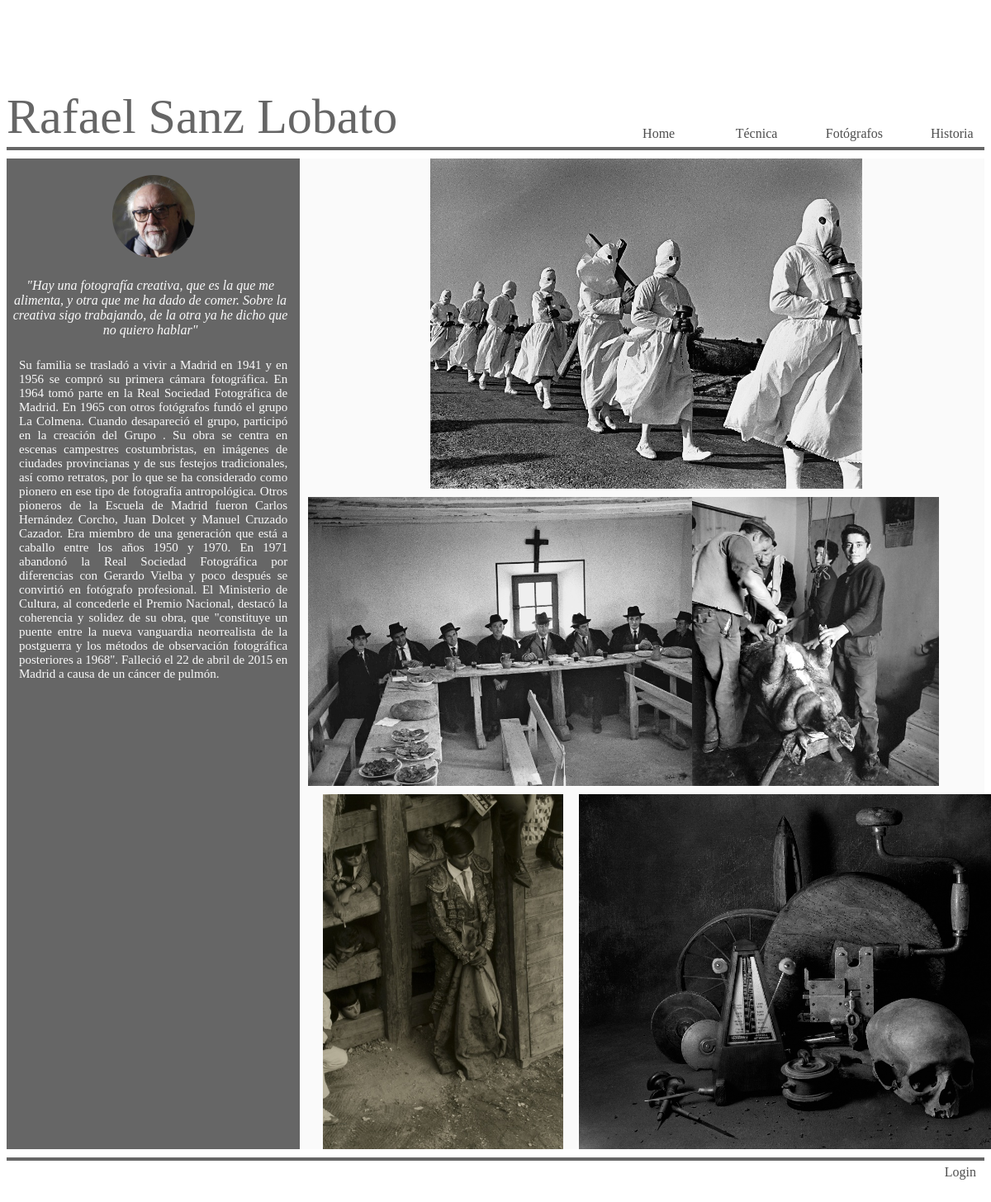
Page /rafael.php on the committed database.
### tables this page shows
CREATE TABLE `fotografos` (
  `nombre` varchar(25) NOT NULL,
  `biografia` text,
  `quote` text,
  `rutaretrato` varchar(60) NOT NULL
);

CREATE TABLE `imagenes` (
  `referencia_por_autor` int(11) NOT NULL,
  `ruta` varchar(50) NOT NULL,
  `autor` varchar(25) NOT NULL,
  `alineación` varchar(25) NOT NULL
);

### rafael.php (the view, shortened to what this page needs)
<html>
<head>
	<link rel="stylesheet" type="text/css" href="estilo.css">
</head>
<body id="cuerpo">
	<?php
	$conexion=new mysqli('localhost','root','','photoweb');
	$conexion->set_charset("utf8");
	$peticion="SELECT * FROM fotografos WHERE nombre='Rafael Sanz Lobato'";
	$resultado=$conexion->query($peticion);
	$fila=$resultado->fetch_assoc();
	?>
	<div>
		<?php echo '<div id="titulo2" align="left">'.$fila['nombre'].'</div>'; ?>
		<div id="menu">
			<span id="menuitem"><a href="historia.html">Historia</a></span>
			<span id="menuitem"><a href="fotografos.html">Fotógrafos</a></span>
			<span id="menuitem"><a href="tecnica.html">Técnica</a></span>
			<span id="menuitem"><a href="principal.html">Home</a></span>
		</div>
	<div id="linea" align="center"></div>
	<div id="basefotografos" align="center">
		<div id="bannerizquierdo">
			<?php echo'<span id="retratobio"><img class="circulo" height=100px" width="100px" src="./retratos/'.$fila['rutaretrato'].'"> </span>';?>
			<?php echo '<span id="quote">"'.$fila['quote'].'"</span>';?>
			<?php echo '<span id="bio">'.$fila['biografia'].'</span>';?>
		</div>
		<?php
		$peticion="SELECT * FROM imagenes WHERE autor='Rafael Sanz Lobato' ORDER BY referencia_por_autor ASC";
		$resultado=$conexion->query($peticion);
		?>
		<div id="bannerderecho">
			<div id="derecho1">
				<?php
					$fila=$resultado->fetch_assoc();
					echo '<span class="foto_fotografo"><img height=100%" width="%px" src="./fotografos/sanz/'.$fila['ruta'].'"></span>';?>
			</div>
			<div id="derecho2">
				<div class="region_iz">
					<?php
					$fila=$resultado->fetch_assoc();
					echo '<span class="foto_fotografo"><img height="100%" width="%" src="./fotografos/sanz/'.$fila['ruta'].'"></span>';?>
				</div>
				<div class="region_der">
					<?php
					$fila=$resultado->fetch_assoc();
					echo '<span "class="foto_fotografo"><img height="100%" width="%" src="./fotografos/sanz/'.$fila['ruta'].'"></span>';?>
				</div>
			</div>
			<div id="derecho3">
				<div class="region_iz2">
					<?php
					$fila=$resultado->fetch_assoc();
					echo '<span"class="foto_fotografo"><img height="100%" width="%" src="./fotografos/sanz/'.$fila['ruta'].'"></span>';?>
				</div>
				<div class="region_der2">
					<?php
					$fila=$resultado->fetch_assoc();
					echo '<span class="foto_fotografo"><img height="100%" width="%" src="./fotografos/sanz/'.$fila['ruta'].'"></span>';
					mysqli_close($conexion);?>
				</div>
			</div>
		</div>
	</div>
	<div id="linea" align="center"></div>
	<div id="login" align="center" class="ancho"> <a href="login.html">Login</a></div>
</body>
</html>

### estilo.css (style rules this page uses)
#titulo2 { color:hsl(0, 0%, 40%); text-align:left; font-size: 60; height: 120px; width: 100%; position:relative; top:99px; }
#menuitem { overflow: hidden; text-align:center; font-size: 16; float:right; height: 100%; width: 10%; position:relative; top:20px; left:20px; }
#menu { height: 45px; width: 100%; margin-top: 5px; }
#linea { width: 100%; height: 4px; background-color:hsl(0, 0%, 40%); }
#basefotografos { width: 100%; height: 1200px; background-color:hsl(0, 0%, 98%); margin-top: 10px; margin-bottom: 10px; }
#bannerizquierdo { width: 30%; height: 1200px; background-color:hsl(0, 0%, 40%); float: left; }
#bannerderecho { width: 70%; height: 1200px; float: left; }
#quote { margin-top: 25px; margin-bottom: 25px; text-align: center; float: left; color:hsl(0, 0%, 98%); font-style: oblique; margin-right: 7px; margin-left: : 7px; }
#bio { font-size: 15; text-align: center; color:hsl(0, 0%, 98%); text-align: justify; text-justify: inter-word; margin-right: 15px; margin-left:15px; float: right; }
#derecho1 { height:400px; margin-bottom: 10px; margin-left:10px; }
#derecho2 { height:350px; margin-bottom: 10px; margin-left:10px; }
#derecho3 { height:430px; margin-bottom: 10px; margin-left:10px; }
.region_iz { width: 50%; height: 350px; float: left; }
.region_der { width: 50%; height: 350px; float: left; }
.region_iz2 { width: 40%; height: 430px; float: left; }
.region_der2 { width: 60%; height: 430px; float: left; }
#login { color:rgb(77, 77, 77); text-align:right; font-size: 16; margin-top: 5px; margin-right: 10px; float:right; height: 60px; position:relative; }
a { color:rgb(77,77,77); text-align:right; font-family: Georgia; font-size: 16; text-decoration: none; }
img.circulo { border-radius: 50%; margin-top: 20px; }
body { font-family: Georgia; }

### rows in the picture
fotografos: nombre "Rafael Sanz Lobato", rutaretrato (picture), quote "Hay una fotografía creativa, que es la que me alimenta, y otra que me ha dado de comer. Sobre la creativa sigo trabajando, de la otra ya he dicho que no quiero hablar", biografia "Su familia se trasladó a vivir a Madrid en 1941 y en 1956 se compró su primera cámara fotográfica. En 1964 tomó parte en la Real Sociedad Fotográfica de Madrid. En 1965 con otros fotógrafos fundó el grupo La Colmena. Cuando desapareció el grupo, participó en la creación del Grupo . Su obra se centra en escenas campestres costumbristas, en imágenes de ciudades provincianas y de sus festejos tradicionales, así como retratos, por lo que se ha considerado como pionero en ese tipo de fotografía antropológica. Otros pioneros de la Escuela de Madrid fueron Carlos Hernández Corcho, Juan Dolcet y Manuel Cruzado Cazador. Era miembro de una generación que está a caballo entre los años 1950 y 1970. En…"
imagenes: ruta (picture)
imagenes: ruta (picture)
imagenes: ruta (picture)
imagenes: ruta (picture)
imagenes: ruta (picture)
